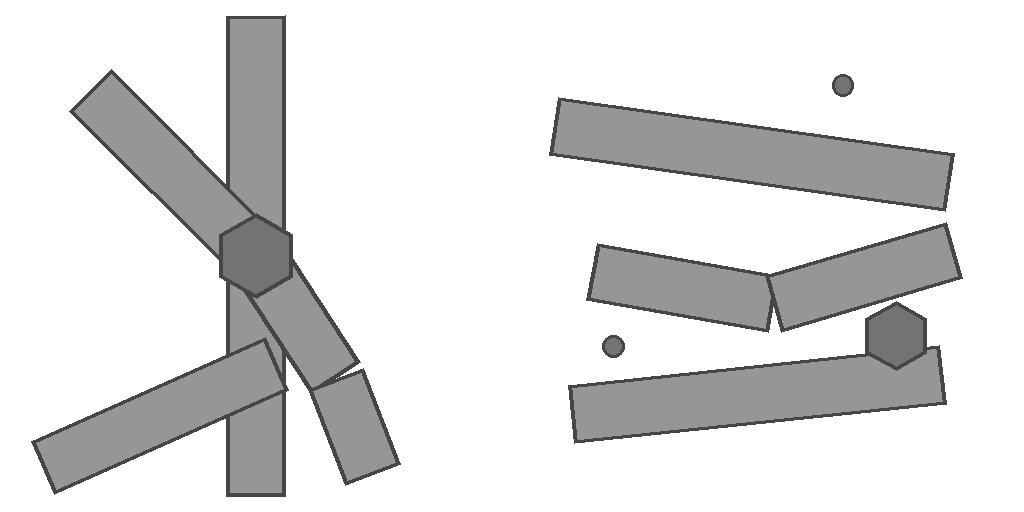

Write the Python code that produced this figure.
"""Geometry guide for the fort hedgehog's damage states (fort-hedgehog-damage-guide.png).

Two 512px full-cell frames side by side, each one game cell, drawn at the intact hedgehog's own proportions
(fort-earthworks.raw.png frame [384,576,192,192]: three crossed girders about 22/192 of the cell wide, a
bolted hub at the centre, arms reaching to the frame edge).

  frame 0  damaged:   the hedgehog still standing on its hub; the vertical girder intact, one diagonal bent
                      at a kink below the hub, the other knocked loose from the hub and lying askew beside it.
  frame 1  destroyed: toppled flat; three girders lying low and splayed on the ground, no hub crossing,
                      the hub plate and two bolts separate. Low wreck, no standing cover.

Flat grey fills with darker outlines; transparent everywhere else. Run: python fort-hedgehog-damage-guide.py
"""
import math
from pathlib import Path

from PIL import Image, ImageDraw

CELL = 512
S = CELL / 192.0
W = 22 * S
FILL, EDGE, HUB = (150, 150, 150, 255), (70, 70, 70, 255), (115, 115, 115, 255)


def girder(d, ox, cx, cy, angle_deg, length, width=W):
    a = math.radians(angle_deg)
    ux, uy = math.cos(a) * length / 2, math.sin(a) * length / 2
    px, py = -math.sin(a) * width / 2, math.cos(a) * width / 2
    pts = [(ox + cx - ux + px, cy - uy + py), (ox + cx + ux + px, cy + uy + py),
           (ox + cx + ux - px, cy + uy - py), (ox + cx - ux - px, cy - uy - py)]
    d.polygon(pts, fill=FILL, outline=EDGE, width=4)


def segment(d, ox, x0, y0, x1, y1, width=W):
    length = math.hypot(x1 - x0, y1 - y0)
    girder(d, ox, (x0 + x1) / 2, (y0 + y1) / 2, math.degrees(math.atan2(y1 - y0, x1 - x0)), length, width)


def hub(d, ox, cx, cy, r):
    pts = [(ox + cx + r * math.cos(math.radians(30 + 60 * i)), cy + r * math.sin(math.radians(30 + 60 * i)))
           for i in range(6)]
    d.polygon(pts, fill=HUB, outline=EDGE, width=4)


def main():
    img = Image.new("RGBA", (CELL * 2, CELL), (0, 0, 0, 0))
    d = ImageDraw.Draw(img)
    c = CELL / 2
    # Damaged: vertical girder intact; upper-left-to-lower-right diagonal bent at a kink; the other diagonal
    # torn off the hub and lying askew, shifted down-left, its upper end clear of the hub.
    girder(d, 0, c, c, 90, 180 * S)
    segment(d, 0, c - 62 * S, c - 62 * S, c, c)
    segment(d, 0, c, c, c + 30 * S, c + 46 * S)
    segment(d, 0, c + 30 * S, c + 46 * S, c + 44 * S, c + 82 * S)
    girder(d, 0, c - 36 * S, c + 60 * S, -24, 96 * S)
    hub(d, 0, c, c, 16 * S)
    # Destroyed: three girders down flat and splayed, one bent; hub plate and bolts loose.
    ox = CELL
    girder(d, ox, c - 6 * S, c - 38 * S, 8, 150 * S)
    segment(d, ox, c - 66 * S, c + 6 * S, c + 2 * S, c + 18 * S)
    segment(d, ox, c + 2 * S, c + 18 * S, c + 70 * S, c - 2 * S)
    girder(d, ox, c - 4 * S, c + 52 * S, -6, 140 * S)
    hub(d, ox, c + 48 * S, c + 30 * S, 13 * S)
    for bx, by in ((c - 58 * S, c + 34 * S), (c + 28 * S, c - 64 * S)):
        d.ellipse((ox + bx - 4 * S, by - 4 * S, ox + bx + 4 * S, by + 4 * S), fill=HUB, outline=EDGE, width=3)
    img.save(Path(__file__).with_suffix(".png").with_name("fort-hedgehog-damage-guide.png"))


if __name__ == "__main__":
    main()
